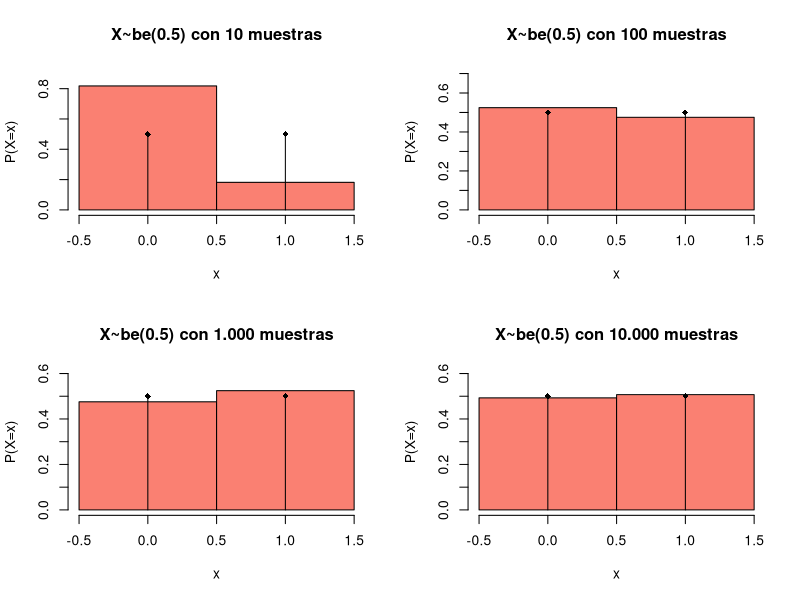
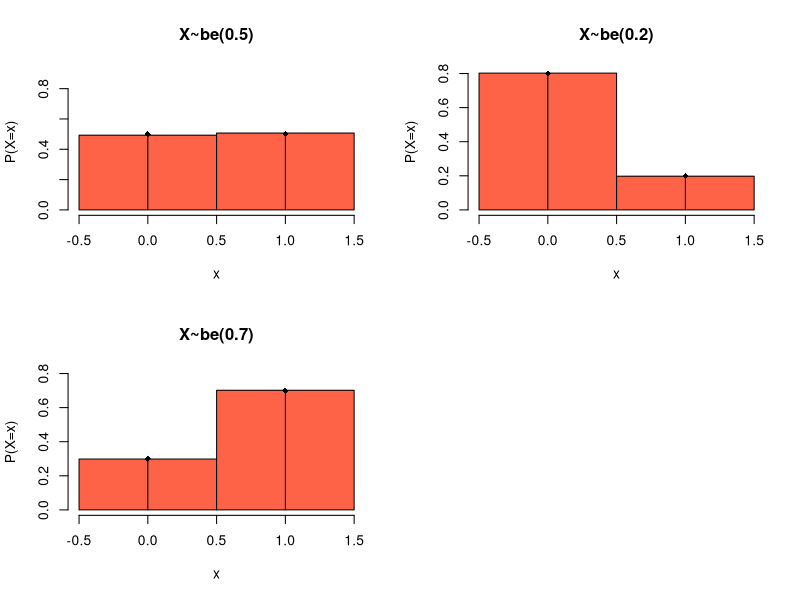
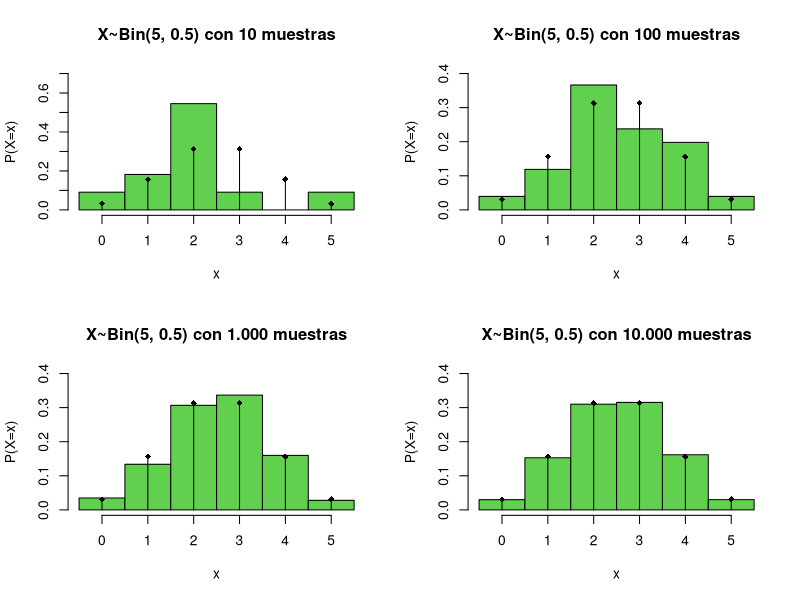
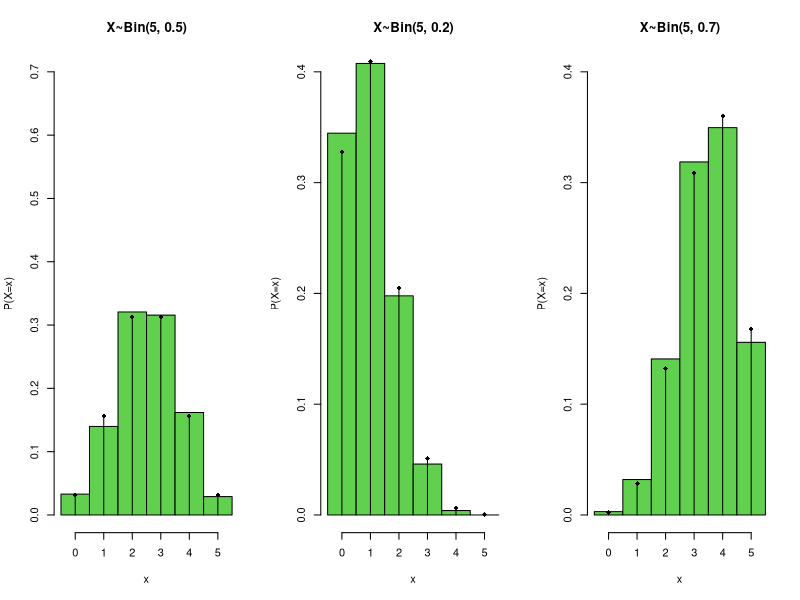
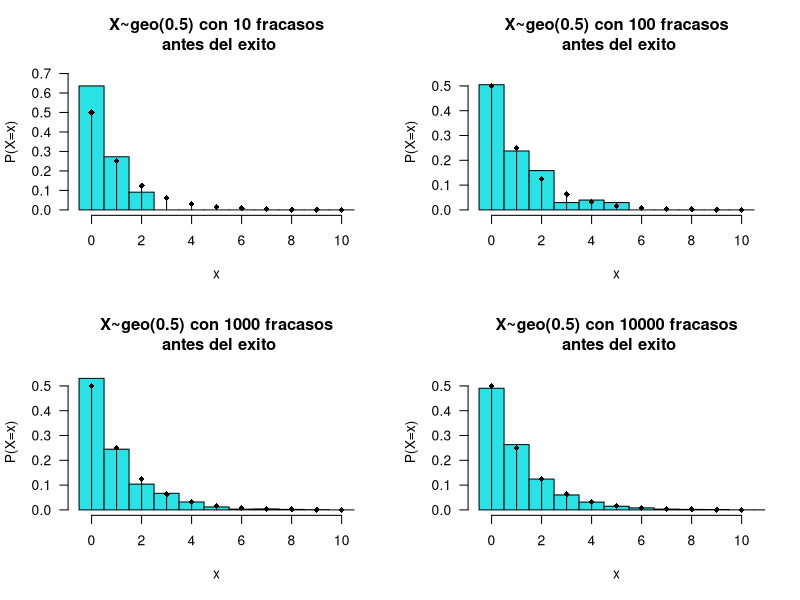
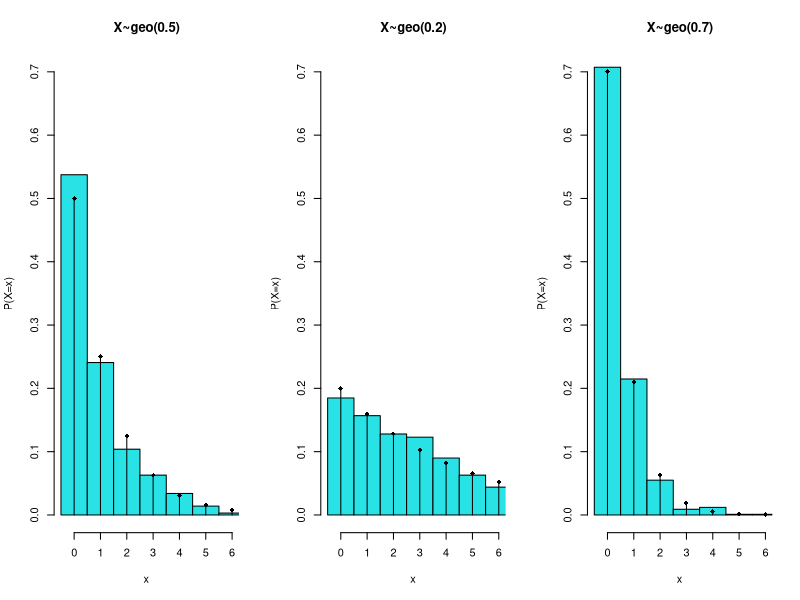
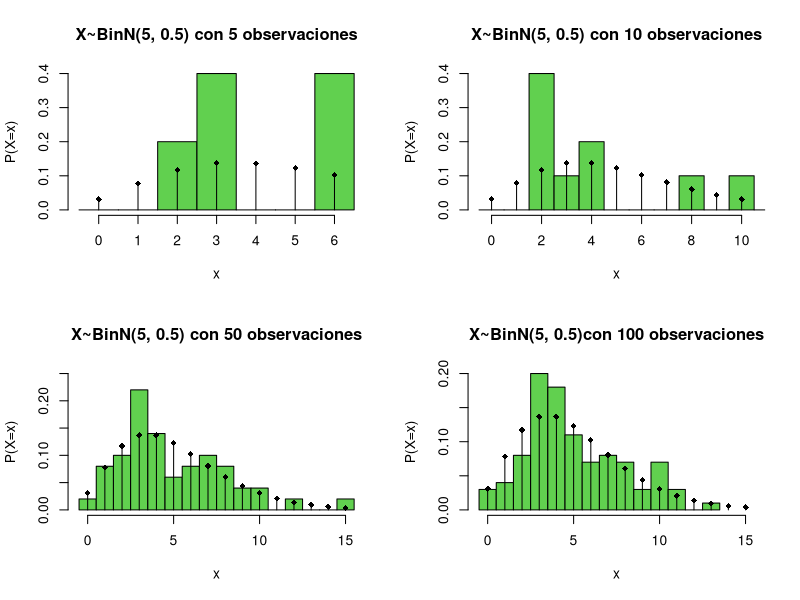
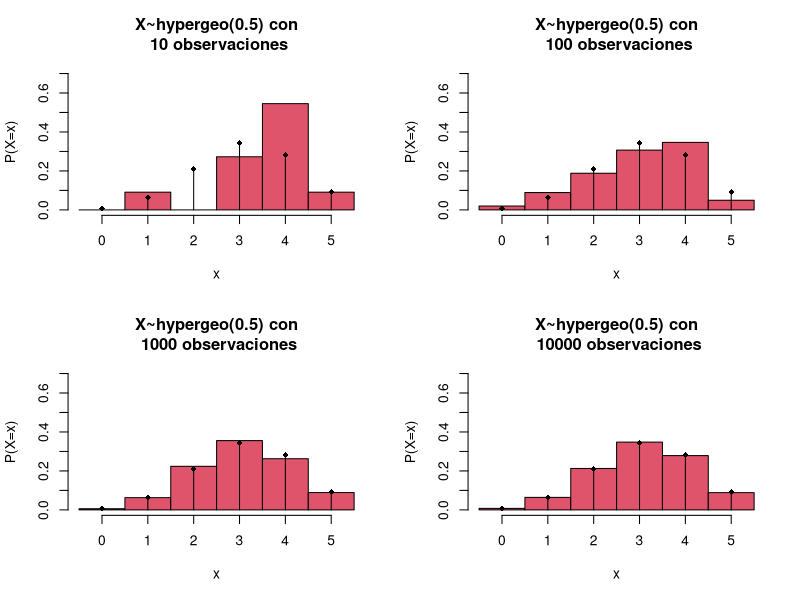

The R script that drew these images, in order:
## ---- chunk 1
knitr::opts_chunk$set(echo = TRUE)
## ---- chunk 2
set.seed(9)
par(mfrow=c(2,2), pty="m")
hist(rbinom(0:10,1,0.5), breaks=c(-0.5:1.5), probability=TRUE,xlab="x", ylab="P(X=x)",
     main="X~be(0.5) con 10 muestras", col="salmon",ylim=c(0,0.9))
lines(0:10,dbinom(0:10,1,0.5),type = "h")
lines(0:10,dbinom(0:10,1,0.5),type="p",pch=18)

hist(rbinom(0:100,1,0.5), breaks=c(-0.5:1.5), probability=TRUE,xlab="x", ylab="P(X=x)",
     main="X~be(0.5) con 100 muestras", col="salmon",ylim=c(0,0.7))
lines(0:10,dbinom(0:10,1,0.5),type = "h")
lines(0:10,dbinom(0:10,1,0.5),type="p",pch=18)

hist(rbinom(0:1000,1,0.5), breaks=c(-0.5:1.5), probability=TRUE,xlab="x", ylab="P(X=x)",
     main="X~be(0.5) con 1.000 muestras", col="salmon",ylim=c(0,0.6))
lines(0:10,dbinom(0:10,1,0.5),type = "h")
lines(0:10,dbinom(0:10,1,0.5),type="p",pch=18)

hist(rbinom(0:10000,1,0.5), breaks=c(-0.5:1.5), probability=TRUE,xlab="x", ylab="P(X=x)",
     main="X~be(0.5) con 10.000 muestras", col="salmon",ylim=c(0,0.6))
lines(0:10,dbinom(0:10,1,0.5),type = "h")
lines(0:10,dbinom(0:10,1,0.5),type="p",pch=18)
## ---- chunk 3
set.seed(9)
par(mfrow=c(2,2), pty="m")
hist(rbinom(0:10000,1,0.5), breaks=c(-0.5:1.5), probability=TRUE,xlab="x", ylab="P(X=x)",
     main="X~be(0.5)", col="tomato",ylim=c(0,0.9))
lines(0:10,dbinom(0:10,1,0.5),type = "h")
lines(0:10,dbinom(0:10,1,0.5),type="p",pch=18)

hist(rbinom(0:10000,1,0.2), breaks=c(-0.5:1.5), probability=TRUE, xlab="x", ylab="P(X=x)",
     main="X~be(0.2)", col="tomato",ylim=c(0,0.8))
lines(0:10,dbinom(0:10,1,0.2),type = "h")
lines(0:10,dbinom(0:10,1,0.2),type="p",pch=18)

hist(rbinom(0:10000,1,0.7), breaks=c(-0.5:1.5), probability=TRUE,xlab="x", ylab="P(X=x)",
     main="X~be(0.7)", col="tomato",ylim=c(0,0.8))
lines(0:10,dbinom(0:10,1,0.7),type = "h")
lines(0:10,dbinom(0:10,1,0.7),type="p",pch=18)
## ---- chunk 4
set.seed(9)
par(mfrow=c(2,2), pty="m")
hist(rbinom(0:10,5,0.5), breaks=c(-0.5:5.5), probability=TRUE,xlab="x", ylab="P(X=x)",
     main="X~Bin(5, 0.5) con 10 muestras", col=51,ylim=c(0,0.7))
lines(0:10,dbinom(0:10,5,0.5),type = "h")
lines(0:10,dbinom(0:10,5,0.5),type="p",pch=18)

hist(rbinom(0:100,5,0.5), breaks=c(-0.5:5.5), probability=TRUE,xlab="x", ylab="P(X=x)",
     main="X~Bin(5, 0.5) con 100 muestras", col=51,ylim=c(0,0.4))
lines(0:10,dbinom(0:10,5,0.5),type = "h")
lines(0:10,dbinom(0:10,5,0.5),type="p",pch=18)

hist(rbinom(0:1000,5,0.5), breaks=c(-0.5:5.5), probability=TRUE,xlab="x", ylab="P(X=x)",
     main="X~Bin(5, 0.5) con 1.000 muestras", col=51,ylim=c(0,0.4))
lines(0:10,dbinom(0:10,5,0.5),type = "h")
lines(0:10,dbinom(0:10,5,0.5),type="p",pch=18)

hist(rbinom(0:10000,5,0.5), breaks=c(-0.5:5.5), probability=TRUE,xlab="x", ylab="P(X=x)",
     main="X~Bin(5, 0.5) con 10.000 muestras", col=51,ylim=c(0,0.4))
lines(0:10,dbinom(0:10,5,0.5),type = "h")
lines(0:10,dbinom(0:10,5,0.5),type="p",pch=18)
## ---- chunk 5
set.seed(9)
par(mfrow=c(1,3), pty="m")
hist(rbinom(0:1000,5,0.5), breaks=c(-0.5:5.5), probability=TRUE,xlab="x", ylab="P(X=x)",
     main="X~Bin(5, 0.5)", col=51,ylim=c(0,0.7))
lines(0:10,dbinom(0:10,5,0.5),type = "h")
lines(0:10,dbinom(0:10,5,0.5),type="p",pch=18)

hist(rbinom(0:1000,5,0.2), breaks=c(-0.5:5.5), probability=TRUE,xlab="x", ylab="P(X=x)",
     main="X~Bin(5, 0.2)", col=51,ylim=c(0,0.4))
lines(0:10,dbinom(0:10,5,0.2),type = "h")
lines(0:10,dbinom(0:10,5,0.2),type="p",pch=18)

hist(rbinom(0:1000,5,0.7), breaks=c(-0.5:5.5), probability=TRUE,xlab="x", ylab="P(X=x)",
     main="X~Bin(5, 0.7)", col=51,ylim=c(0,0.4))
lines(0:10,dbinom(0:10,5,0.7),type = "h")
lines(0:10,dbinom(0:10,5,0.7),type="p",pch=18)
## ---- chunk 6
set.seed(9)
par(mfrow=c(2,2), pty="m")
hist(rgeom(0:10,0.5), breaks=c(-0.5:10.5), probability=TRUE,xlab="x", ylab="P(X=x)",
     main="X~geo(0.5) con 10 fracasos\n antes del exito", col=653,ylim=c(0,0.7),las =1,xlim = c(-0.5,10.5))
lines(0:10,dgeom(0:10,0.5),type = "h")
lines(0:10,dgeom(0:10,0.5),type="p",pch=18)

hist(rgeom(0:100,0.5), breaks=c(-0.5:10.5), probability=TRUE,xlab="x", ylab="P(X=x)",
     main="X~geo(0.5) con 100 fracasos\n antes del exito", col=653,ylim=c(0,0.55),las=1,xlim = c(-0.5,10.5))
lines(0:10,dgeom(0:10,0.5),type = "h")
lines(0:10,dgeom(0:10,0.5),type="p",pch=18)

hist(rgeom(0:1000,0.5), breaks=c(-0.5:10.5), probability=TRUE,xlab="x", ylab="P(X=x)",
     main="X~geo(0.5) con 1000 fracasos\n antes del exito", col=653,ylim=c(0,0.55),las=1,xlim = c(-0.5,10.5))
lines(0:10,dgeom(0:10,0.5),type = "h")
lines(0:10,dgeom(0:10,0.5),type="p",pch=18)

hist(rgeom(0:10000,0.5), breaks=c(-0.5:20.5), probability=TRUE,xlab="x", ylab="P(X=x)",
     main="X~geo(0.5) con 10000 fracasos\n antes del exito", col=653,ylim=c(0,0.55),las = 1,xlim = c(-0.5,10.5))
lines(0:10,dgeom(0:10,0.5),type = "h")
lines(0:10,dgeom(0:10,0.5),type="p",pch=18)
## ---- chunk 7
set.seed(9)
par(mfrow=c(1,3), pty="m")
hist(rgeom(0:1000,0.5), breaks=c(-0.5:10.5), probability=TRUE,           xlab="x", ylab="P(X=x)",main="X~geo(0.5)", col=653,ylim=c(0,0.7),xlim = c(-0.5,6))
lines(0:10,dgeom(0:10,0.5),type = "h")
lines(0:10,dgeom(0:10,0.5),type="p",pch=18)

hist(rgeom(0:1000,0.2), breaks=c(-0.5:100.5), probability=TRUE,          xlab="x", ylab="P(X=x)",main="X~geo(0.2)", col=653,ylim=c(0,0.7),xlim = c(-0.5,6))
lines(0:10,dgeom(0:10,0.2),type = "h")
lines(0:10,dgeom(0:10,0.2),type="p",pch=18)

hist(rgeom(0:1000,0.7), breaks=c(-0.5:100.5), probability=TRUE,          xlab="x", ylab="P(X=x)",main="X~geo(0.7)", col=653,ylim=c(0,0.7),xlim = c(-0.5,6))
lines(0:10,dgeom(0:10,0.7),type = "h")
lines(0:10,dgeom(0:10,0.7),type="p",pch=18)
## ---- chunk 8
set.seed(9)
par(mfrow=c(2,2), pty="m")
rbinom5<- rnbinom(5,5,0.5)
hist(rbinom5,probability = T, breaks=c(-0.5:(max(rbinom5)+0.5)),xlab="x", ylab="P(X=x)",main="X~BinN(5, 0.5) con 5 observaciones", col=435,ylim=c(0,0.4))
lines(0:6,dnbinom(0:6,5,0.5),type = "h")
lines(0:6,dnbinom(0:6,5,0.5),type="p",pch=18)

rbinom10<- rnbinom(10,5,0.5)
hist(rbinom10,freq = F, breaks=c(-0.5:(max(rbinom10)+0.5)),xlab="x", ylab="P(X=x)",main="X~BinN(5, 0.5) con 10 observaciones", col=435,ylim=c(0,0.4),xlim = c(-0.5,10.5))
lines(0:10,dnbinom(0:10,5,0.5),type = "h")
lines(0:10,dnbinom(0:10,5,0.5),type="p",pch=18)

rbinom50<- rnbinom(50,5,0.5)
hist(rbinom50,freq = F, breaks=c(-0.5:(max(rbinom50)+0.5)),xlab="x", ylab="P(X=x)",main="X~BinN(5, 0.5) con 50 observaciones", col=435,ylim=c(0,0.25),xlim = c(-0.5,15.5))
lines(0:15,dnbinom(0:15,5,0.5),type = "h")
lines(0:15,dnbinom(0:15,5,0.5),type="p",pch=18)

rbinom100<- rnbinom(100,5,0.5)
hist(rbinom100,freq = F, breaks=c(-0.5:(max(rbinom100)+0.5)),xlab="x", ylab="P(X=x)",main="X~BinN(5, 0.5)con 100 observaciones", col=435,ylim=c(0,0.2),xlim = c(-0.5,15.5))
lines(0:15,dnbinom(0:15,5,0.5),type = "h")
lines(0:15,dnbinom(0:15,5,0.5),type="p",pch=18)
## ---- chunk 9
set.seed(9)
par(mfrow=c(2,2), pty="m")
hist(rhyper(0:10,820,500,5), breaks=c(-0.5:5.5), probability=TRUE,       xlab="x", ylab="P(X=x)",main="X~hypergeo(0.5) con\n 10 observaciones", col=674,ylim=c(0,0.7))
lines(0:5,dhyper(0:5,820,500,5),type = "h")
lines(0:5,dhyper(0:5,820,500,5),type="p",pch=18)

hist(rhyper(0:100,820,500,5), breaks=c(-0.5:5.5), probability=TRUE,xlab="x", ylab="P(X=x)",main="X~hypergeo(0.5) con\n 100 observaciones", col=674,ylim=c(0,0.7))
lines(0:5,dhyper(0:5,820,500,5),type = "h")
lines(0:5,dhyper(0:5,820,500,5),type="p",pch=18)

hist(rhyper(0:1000,820,500,5), breaks=c(-0.5:5.5), probability=TRUE,xlab="x", ylab="P(X=x)",main="X~hypergeo(0.5) con\n 1000 observaciones", col=674,ylim=c(0,0.7))
lines(0:5,dhyper(0:5,820,500,5),type = "h")
lines(0:5,dhyper(0:5,820,500,5),type="p",pch=18)

hist(rhyper(0:10000,820,500,5), breaks=c(-0.5:5.5),probability=TRUE,xlab="x", ylab="P(X=x)",main="X~hypergeo(0.5) con\n 10000 observaciones", col=674,ylim=c(0,0.7))
lines(0:5,dhyper(0:5,820,500,5),type = "h")
lines(0:5,dhyper(0:5,820,500,5),type="p",pch=18)

## ---- chunk 10
set.seed(9)
par(mfrow=c(2,2), pty="m")
hist(rpois(10,4), breaks=c(-0.5:10.5), probability=TRUE, xlab="x", ylab="P(X=x)",main="1PDF de X~Pois(4)", col=975,ylim=c(0,0.4))
lines(0:10,dpois(0:10,4),type = "h")
lines(0:10,dpois(0:10,4),type="p",pch=18)

hist(rpois(100,4), breaks=c(-0.5:100.5), probability=TRUE, xlab="x", ylab="P(X=x)",main="2PDF de X~Pois(4)", col=975,ylim=c(0,0.25), xlim=c(-0.5,10.5))
lines(0:10,dpois(0:10,4),type = "h")
lines(0:10,dpois(0:10,4),type="p",pch=18)

hist(rpois(1000,4), breaks=c(-0.5:10.5), probability=TRUE, xlab="x", ylab="P(X=x)",main="3PDF de X~Pois(4)", col=975,ylim=c(0,0.25), xlim=c(-0.5,10.5))
lines(0:10,dpois(0:10,4),type = "h")
lines(0:10,dpois(0:10,4),type="p",pch=18)

hist(rpois(10000,4), breaks=c(-0.5:100.5), probability=TRUE, xlab="x", ylab="P(X=x)",main="4PDF de X~Pois(4)", col=975,ylim=c(0,0.25), xlim=c(-0.5,10.5))
lines(0:10,dpois(0:10,4),type = "h")
lines(0:10,dpois(0:10,4),type="p",pch=18)
